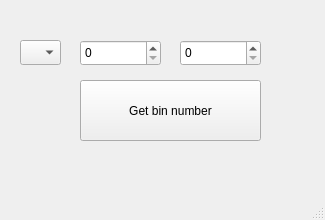
<?xml version="1.0" encoding="UTF-8"?>
<ui version="4.0">
 <class>MainWindow</class>
 <widget class="QMainWindow" name="MainWindow">
  <property name="geometry">
   <rect>
    <x>0</x>
    <y>0</y>
    <width>325</width>
    <height>220</height>
   </rect>
  </property>
  <property name="windowTitle">
   <string>MainWindow</string>
  </property>
  <widget class="QWidget" name="centralwidget">
   <widget class="QSpinBox" name="spinBoxCel">
    <property name="geometry">
     <rect>
      <x>80</x>
      <y>40</y>
      <width>81</width>
      <height>26</height>
     </rect>
    </property>
   </widget>
   <widget class="QLabel" name="label">
    <property name="geometry">
     <rect>
      <x>130</x>
      <y>70</y>
      <width>66</width>
      <height>17</height>
     </rect>
    </property>
    <property name="text">
     <string>,</string>
    </property>
   </widget>
   <widget class="QSpinBox" name="spinBoxDrob">
    <property name="geometry">
     <rect>
      <x>180</x>
      <y>40</y>
      <width>81</width>
      <height>26</height>
     </rect>
    </property>
   </widget>
   <widget class="QPushButton" name="pushButtonAnswer">
    <property name="geometry">
     <rect>
      <x>80</x>
      <y>80</y>
      <width>181</width>
      <height>61</height>
     </rect>
    </property>
    <property name="text">
     <string>Get bin number</string>
    </property>
   </widget>
   <widget class="QComboBox" name="comboBox">
    <property name="geometry">
     <rect>
      <x>20</x>
      <y>40</y>
      <width>41</width>
      <height>25</height>
     </rect>
    </property>
   </widget>
  </widget>
  <widget class="QMenuBar" name="menubar">
   <property name="geometry">
    <rect>
     <x>0</x>
     <y>0</y>
     <width>325</width>
     <height>22</height>
    </rect>
   </property>
  </widget>
  <widget class="QStatusBar" name="statusbar"/>
 </widget>
 <resources/>
 <connections/>
</ui>
